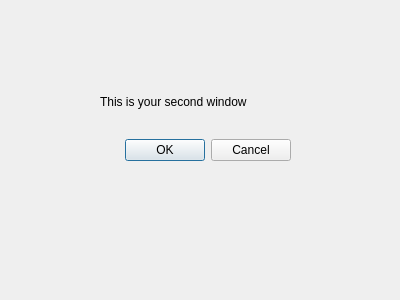
<?xml version="1.0" encoding="UTF-8"?>
<ui version="4.0">
 <class>Dialog</class>
 <widget class="QDialog" name="Dialog">
  <property name="geometry">
   <rect>
    <x>0</x>
    <y>0</y>
    <width>400</width>
    <height>300</height>
   </rect>
  </property>
  <property name="windowTitle">
   <string>Dialog</string>
  </property>
  <widget class="QWidget" name="">
   <property name="geometry">
    <rect>
     <x>100</x>
     <y>70</y>
     <width>191</width>
     <height>91</height>
    </rect>
   </property>
   <layout class="QVBoxLayout" name="verticalLayout">
    <item>
     <widget class="QLabel" name="label">
      <property name="text">
       <string>This is your second window</string>
      </property>
     </widget>
    </item>
    <item>
     <widget class="QDialogButtonBox" name="buttonBox">
      <property name="standardButtons">
       <set>QDialogButtonBox::Cancel|QDialogButtonBox::Ok</set>
      </property>
     </widget>
    </item>
   </layout>
  </widget>
 </widget>
 <resources/>
 <connections/>
</ui>
